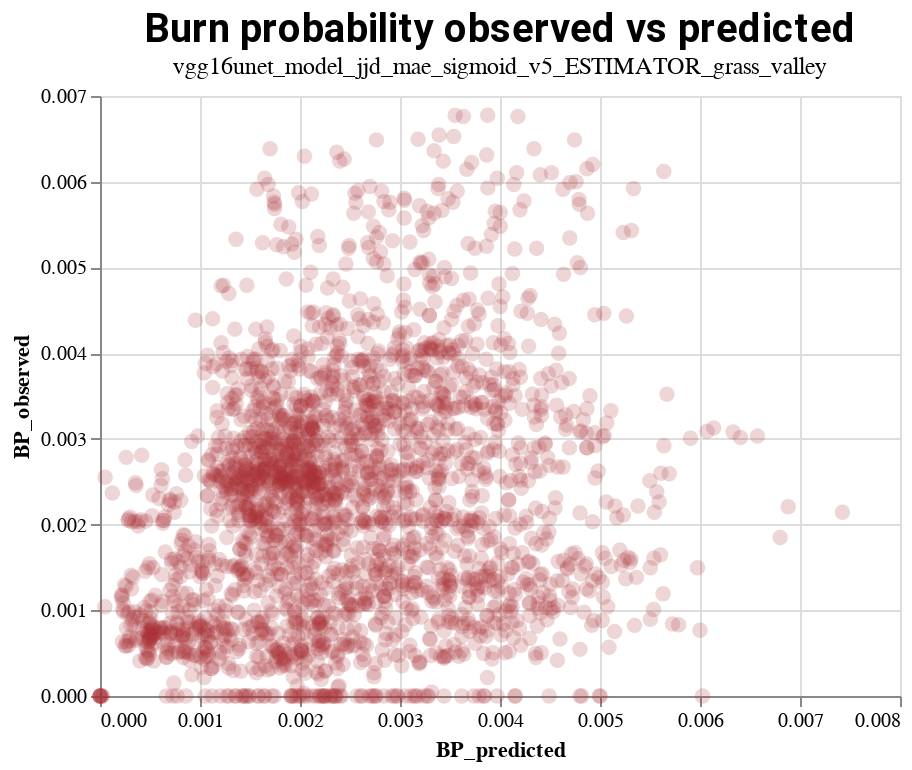

The code cell stored with this chart in its notebook:
### Code cell
chart_v5

### Figure 1 — Vega-Lite specification as saved in the notebook (floating-point values rounded to 4 significant figures; data arrays with more than 128 entries replaced by an {"elided": "..."} marker saying what was removed)
{"config": {"view": {"continuousWidth": 400, "continuousHeight": 300}, "title": {"align": "left", "color": "black", "font": "Roboto", "fontSize": 20}}, "data": {"name": "data-c8d799fd6cdfb8f6c86938001af725df"}, "mark": {"type": "circle", "size": 60}, "encoding": {"color": {"value": "#a83238"}, "opacity": {"value": 0.2}, "x": {"type": "quantitative", "field": "BP_predicted"}, "y": {"type": "quantitative", "field": "BP_observed"}}, "title": {"text": "Burn probability observed vs predicted", "subtitle": "vgg16unet_model_jjd_mae_sigmoid_v5_ESTIMATOR_grass_valley"}, "$schema": "https://vega.github.io/schema/vega-lite/v4.8.1.json", "datasets": {"data-c8d799fd6cdfb8f6c86938001af725df": {"elided": "2500 records"}}}
